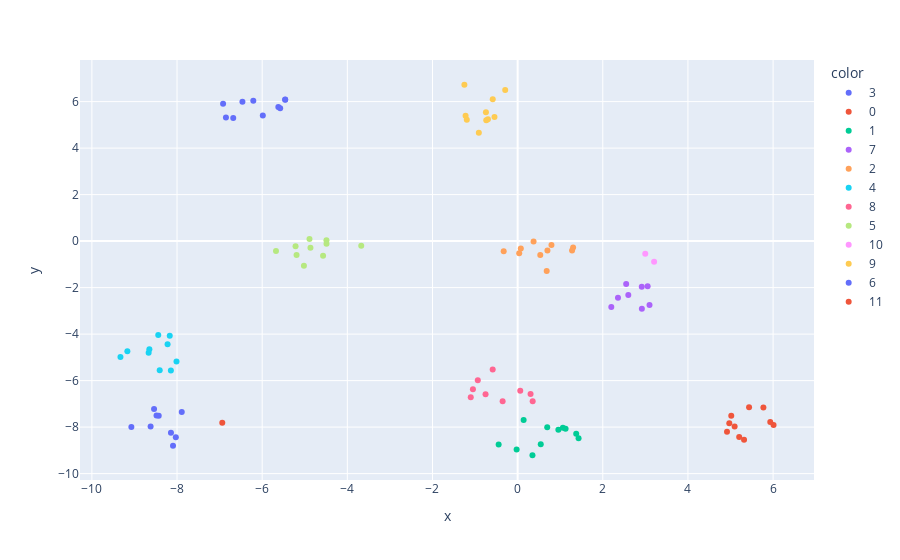

Notebook code for this chart:
### Code cell
from calo_cluster.clustering.meanshift import MeanShift
cpu_cluster = MeanShift(bandwidth=1.0, use_gpu=False)
pred_labels = cpu_cluster.cluster(X)
px.scatter(x=X[:,0], y=X[:,1], color=pred_labels.astype(str))

### Figure 1 — Plotly figure (JSON) as saved in the notebook; plotly's stock layout.template omitted (floating-point values rounded to 4 significant figures)
{"data": [{"hovertemplate": "color=3<br>x=%{x}<br>y=%{y}<extra></extra>", "legendgroup": "3", "marker": {"color": "#636efa", "symbol": "circle"}, "mode": "markers", "name": "3", "orientation": "v", "showlegend": true, "type": "scatter", "x": [-6.851, -6.209, -6.464, -5.46, -5.985, -5.621, -5.578, -5.46, -6.918, -6.68], "xaxis": "x", "y": [5.315, 6.036, 5.991, 6.083, 5.405, 5.763, 5.712, 6.086, 5.913, 5.292], "yaxis": "y"}, {"hovertemplate": "color=0<br>x=%{x}<br>y=%{y}<extra></extra>", "legendgroup": "0", "marker": {"color": "#EF553B", "symbol": "circle"}, "mode": "markers", "name": "0", "orientation": "v", "showlegend": true, "type": "scatter", "x": [4.971, 6.011, 5.017, 4.917, 5.436, 5.933, 5.318, 5.096, 5.772, 5.204], "xaxis": "x", "y": [-7.838, -7.911, -7.517, -8.204, -7.146, -7.781, -8.548, -7.97, -7.155, -8.424], "yaxis": "y"}, {"hovertemplate": "color=1<br>x=%{x}<br>y=%{y}<extra></extra>", "legendgroup": "1", "marker": {"color": "#00cc96", "symbol": "circle"}, "mode": "markers", "name": "1", "orientation": "v", "showlegend": true, "type": "scatter", "x": [-0.02419, 0.9565, -0.446, 0.3481, 0.6947, 0.141, 0.5428, 1.376, 1.063, 1.431, 1.126], "xaxis": "x", "y": [-8.968, -8.117, -8.752, -9.211, -8.012, -7.692, -8.74, -8.286, -8.028, -8.474, -8.072], "yaxis": "y"}, {"hovertemplate": "color=7<br>x=%{x}<br>y=%{y}<extra></extra>", "legendgroup": "7", "marker": {"color": "#ab63fa", "symbol": "circle"}, "mode": "markers", "name": "7", "orientation": "v", "showlegend": true, "type": "scatter", "x": [3.097, 2.599, 2.357, 2.2, 2.549, 2.918, 2.916, 3.054], "xaxis": "x", "y": [-2.749, -2.317, -2.436, -2.832, -1.848, -2.909, -1.965, -1.938], "yaxis": "y"}, {"hovertemplate": "color=2<br>x=%{x}<br>y=%{y}<extra></extra>", "legendgroup": "2", "marker": {"color": "#FFA15A", "symbol": "circle"}, "mode": "markers", "name": "2", "orientation": "v", "showlegend": true, "type": "scatter", "x": [0.07476, 0.6996, 0.3742, 0.7943, 0.6826, 1.303, -0.3277, 1.279, 0.03662, 0.5315], "xaxis": "x", "y": [-0.3223, -0.4092, -0.01942, -0.1654, -1.281, -0.2742, -0.4333, -0.4031, -0.5253, -0.5924], "yaxis": "y"}, {"hovertemplate": "color=4<br>x=%{x}<br>y=%{y}<extra></extra>", "legendgroup": "4", "marker": {"color": "#19d3f3", "symbol": "circle"}, "mode": "markers", "name": "4", "orientation": "v", "showlegend": true, "type": "scatter", "x": [-9.329, -8.667, -8.407, -8.144, -8.65, -8.222, -8.013, -8.171, -9.166, -8.441], "xaxis": "x", "y": [-4.981, -4.797, -5.558, -5.57, -4.646, -4.437, -5.179, -4.071, -4.732, -4.044], "yaxis": "y"}, {"hovertemplate": "color=8<br>x=%{x}<br>y=%{y}<extra></extra>", "legendgroup": "8", "marker": {"color": "#FF6692", "symbol": "circle"}, "mode": "markers", "name": "8", "orientation": "v", "showlegend": true, "type": "scatter", "x": [0.353, 0.06132, -0.7537, -0.9359, -1.05, -1.101, 0.3038, -0.3526, -0.5857], "xaxis": "x", "y": [-6.893, -6.432, -6.585, -5.989, -6.376, -6.721, -6.572, -6.892, -5.52], "yaxis": "y"}, {"hovertemplate": "color=5<br>x=%{x}<br>y=%{y}<extra></extra>", "legendgroup": "5", "marker": {"color": "#B6E880", "symbol": "circle"}, "mode": "markers", "name": "5", "orientation": "v", "showlegend": true, "type": "scatter", "x": [-5.216, -5.676, -5.193, -4.489, -3.673, -5.02, -4.889, -4.866, -4.57, -4.491], "xaxis": "x", "y": [-0.2209, -0.4291, -0.5969, -0.1134, -0.2017, -1.06, 0.09565, -0.2843, -0.627, 0.0367], "yaxis": "y"}, {"hovertemplate": "color=10<br>x=%{x}<br>y=%{y}<extra></extra>", "legendgroup": "10", "marker": {"color": "#FF97FF", "symbol": "circle"}, "mode": "markers", "name": "10", "orientation": "v", "showlegend": true, "type": "scatter", "x": [2.997, 3.205], "xaxis": "x", "y": [-0.5412, -0.8863], "yaxis": "y"}, {"hovertemplate": "color=9<br>x=%{x}<br>y=%{y}<extra></extra>", "legendgroup": "9", "marker": {"color": "#FECB52", "symbol": "circle"}, "mode": "markers", "name": "9", "orientation": "v", "showlegend": true, "type": "scatter", "x": [-0.5854, -1.251, -0.9113, -0.737, -0.7447, -1.223, -1.194, -0.5436, -0.6978, -0.2919], "xaxis": "x", "y": [6.101, 6.725, 4.664, 5.199, 5.545, 5.39, 5.224, 5.339, 5.243, 6.498], "yaxis": "y"}, {"hovertemplate": "color=6<br>x=%{x}<br>y=%{y}<extra></extra>", "legendgroup": "6", "marker": {"color": "#636efa", "symbol": "circle"}, "mode": "markers", "name": "6", "orientation": "v", "showlegend": true, "type": "scatter", "x": [-8.482, -8.143, -8.028, -8.43, -7.889, -8.094, -8.539, -9.073, -8.621], "xaxis": "x", "y": [-7.503, -8.239, -8.439, -7.508, -7.353, -8.798, -7.222, -7.997, -7.978], "yaxis": "y"}, {"hovertemplate": "color=11<br>x=%{x}<br>y=%{y}<extra></extra>", "legendgroup": "11", "marker": {"color": "#EF553B", "symbol": "circle"}, "mode": "markers", "name": "11", "orientation": "v", "showlegend": true, "type": "scatter", "x": [-6.937], "xaxis": "x", "y": [-7.811], "yaxis": "y"}], "layout": {"legend": {"title": {"text": "color"}, "tracegroupgap": 0}, "margin": {"t": 60}, "xaxis": {"anchor": "y", "domain": [0, 1], "title": {"text": "x"}}, "yaxis": {"anchor": "x", "domain": [0, 1], "title": {"text": "y"}}}}
